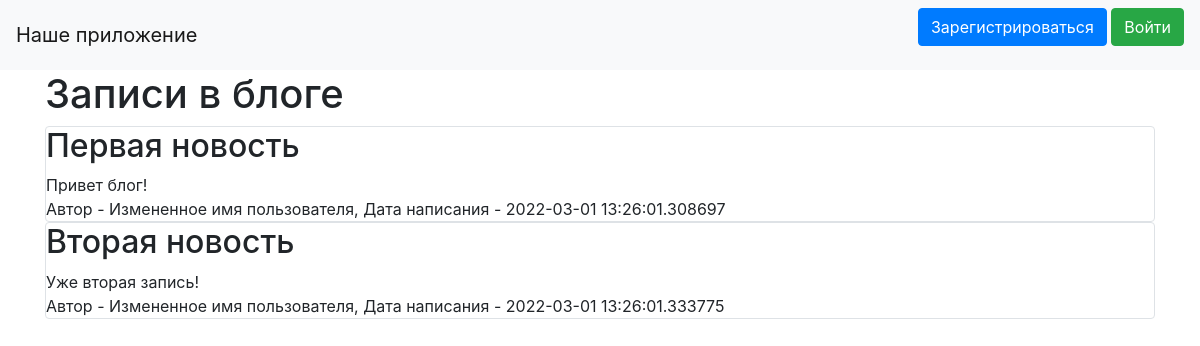
The page / on the database its author committed.
### data/news.py (models this page shows, shortened)
class News(SqlAlchemyBase):
    __tablename__ = 'news'
    id = sqlalchemy.Column(sqlalchemy.Integer,
                           primary_key=True, autoincrement=True)
    title = sqlalchemy.Column(sqlalchemy.String, nullable=True)
    content = sqlalchemy.Column(sqlalchemy.String, nullable=True)
    created_date = sqlalchemy.Column(sqlalchemy.DateTime,
                                     default=datetime.datetime.now)
    is_private = sqlalchemy.Column(sqlalchemy.Boolean, default=True)
    user_id = sqlalchemy.Column(sqlalchemy.Integer,
                                sqlalchemy.ForeignKey("users.id"))
    user = orm.relation('User')

### data/users.py (models this page shows, shortened)
class User(SqlAlchemyBase, UserMixin):
    __tablename__ = 'users'
    id = sqlalchemy.Column(sqlalchemy.Integer,
                           primary_key=True, autoincrement=True)
    name = sqlalchemy.Column(sqlalchemy.String, nullable=True)
    about = sqlalchemy.Column(sqlalchemy.String, nullable=True)
    email = sqlalchemy.Column(sqlalchemy.String,
                              index=True, unique=True, nullable=True)
    hashed_password = sqlalchemy.Column(sqlalchemy.String, nullable=True)
    created_date = sqlalchemy.Column(sqlalchemy.DateTime,
                                     default=datetime.datetime.now)
    news = orm.relation("News", back_populates='user')

### main.py (the view)
@app.route("/")
def index():
    db_sess = db_session.create_session()
    if current_user.is_authenticated:
        news = db_sess.query(News).filter(
            (News.user == current_user) | (News.is_private != True))
    else:
        news = db_sess.query(News).filter(News.is_private != True)
    return render_template("index.html", news=news)

### data/db_session.py (called while the page is built)
def create_session() -> Session:
    global __factory
    return __factory()

### templates/index.html (shortened to what this page needs)
{% extends "base.html" %}
{% block content %}
<h1>Записи в блоге</h1>
{% for item in news%}
<div class="col-md6 border rounded">
    <h2>{{item.title}}</h2>
    <div>
        {{item.content}}
    </div>
    <div>
        Автор - {{item.user.name}}, Дата написания - {{item.created_date}}
    </div>
</div>
{% endfor %}
{% endblock %}

### rows shown on the page
News: title "Первая новость", content "Привет блог!", user.name "Измененное имя пользователя", created_date "2022-03-01 13:26:01.308697"
News: title "Вторая новость", content "Уже вторая запись!", user.name "Измененное имя пользователя", created_date "2022-03-01 13:26:01.333775"
